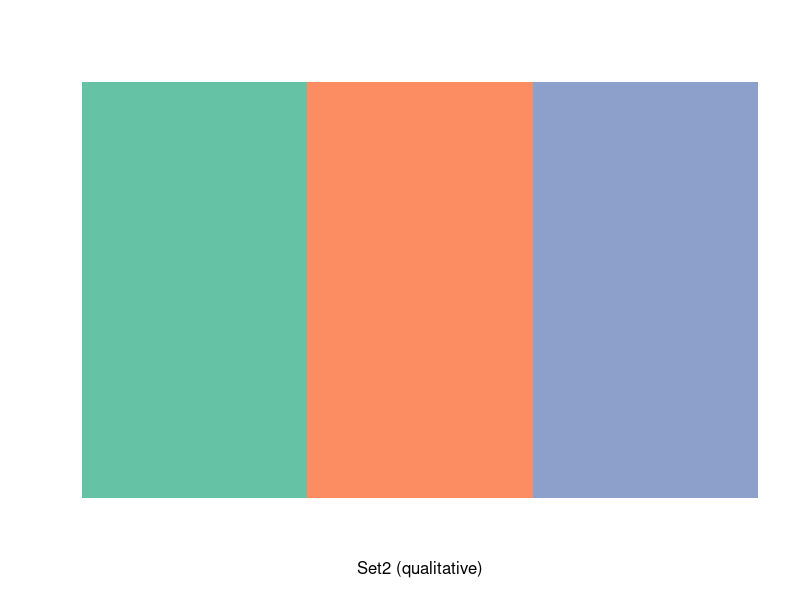
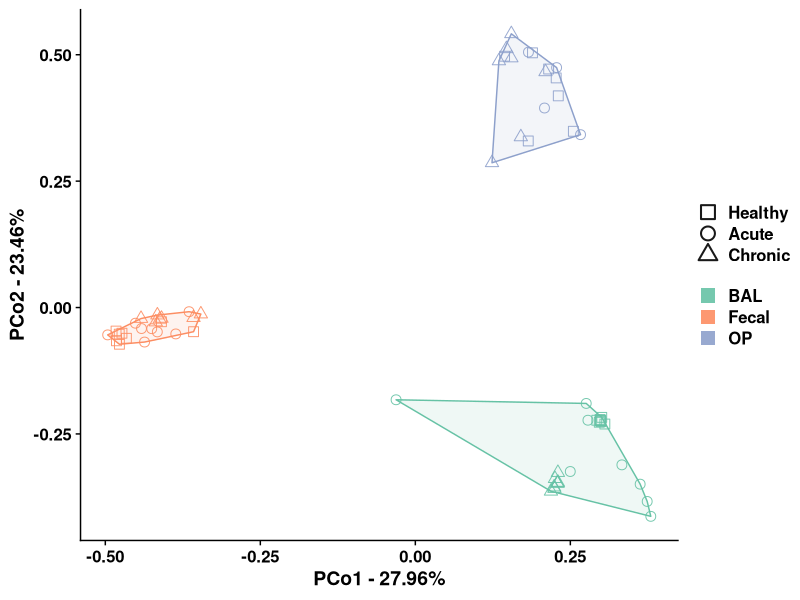
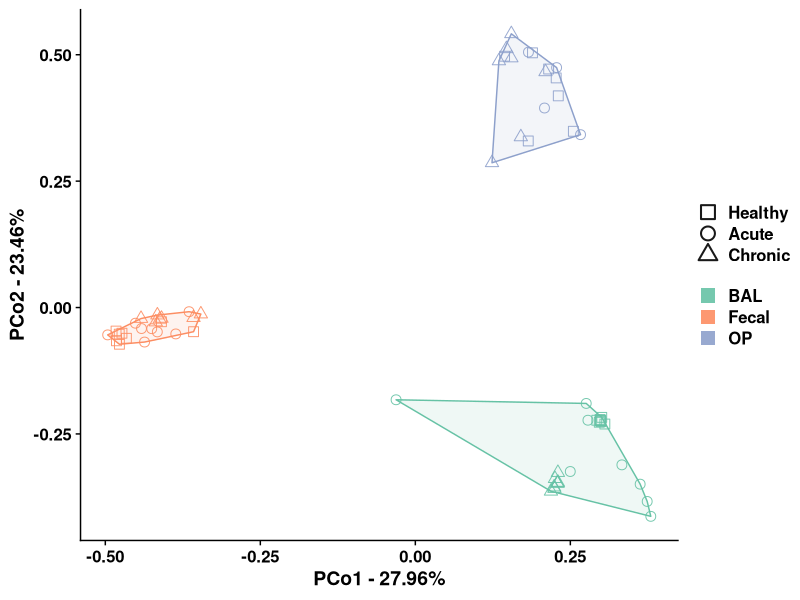

Reproduce these figures in R, in order.
library(tidyverse)
library(RColorBrewer)
library(cowplot)
library(ggplot2)
library(dplyr)
library(plyr)
library(vegan) #2.5-7
library(ape)


set.seed(1851)
permutations = 9999

## get metadata
metadata <- read_delim("data/metadata.txt")

## get feature table and assign taxonomy as rownames
orig.table <- read_delim("data/feature_table.1488.txt") %>% 
  as.data.frame(row.names = featureid)
rownames(orig.table) <- orig.table$featureid

## Filter down metadata to points of interest
metadata.filtered <- metadata %>% 
  filter(Time_Point == 0 |
         Time_Point == 6 |
         Time_Point == 36)
metadata.filtered

## Filter feature table to only samples in metadata.filtered
## duplicate rownames and featureid in col 1, but select will solve that
table <- orig.table %>% 
  select(metadata.filtered$sampleid)
# Drop 0 rows
table <- table[rowSums(table[])>0,]
# Transpose table
table <- table %>% t()


## PCoA plots for all sample types

#quarter root transformation of table
table.transformed <- table^1/4

# Calculate jaccard & bray-curtis distances
bc_dist <- vegdist(table.transformed, method= "bray")

# Calculate PCoA with BC/J distances
bc_pcoa <- pcoa(bc_dist, correction = "cailliez") %>% 
  mutate(percent_var = (.$values$Eigenvalues/.$trace)*100)

## Pull PCo1/PCo2 vectors for plotting

# Rename values
bc_pcoa_vectors <- bc_pcoa$vectors %>% as_tibble(rownames = "sampleid") %>% 
  select(sampleid, Axis.1,Axis.2)
colnames(bc_pcoa_vectors) <- c("sampleid", "bc_PCo1", "bc_PCo2")

bc_hull <- as.data.frame(bc_pcoa_vectors) %>% 
  left_join(metadata.filtered) %>% 
  group_by(Sample) %>% 
  slice(chull(bc_PCo1, bc_PCo2))

## Pull variance represented for axis lables
bc_variance_rep <- round(bc_pcoa$percent_var[1:2],2)



#Join with metadata for plotting
pcoa.vectors.metadata <- inner_join(metadata, bc_pcoa_vectors, by = "sampleid")

## Colors used in following PCoA plot
display.brewer.pal(3, "Set2")

# plot bc pcoa for all samples
pcoa.vectors.metadata %>% 
  ggplot(aes(x = bc_PCo1, y = bc_PCo2,
             color = Sample)) +
  
  geom_polygon(data = bc_hull,
               aes(fill = Sample,
                   color = Sample),
               alpha = 0.1,
               show.legend = FALSE) +
  
  geom_point(aes(shape = as.factor(Time_Point)),
             alpha = 0.9,
             size = 3) +
  
  labs(x = paste("PCo1 - ",bc_variance_rep[1], "%", sep = ""),
       y = paste("PCo2 - ",bc_variance_rep[2], "%", sep = "")) +
  
  scale_shape_manual(values=c(0,1,2), labels = c("Healthy",
                                                 "Acute",
                                                 "Chronic"))+
  scale_color_manual(values=c(brewer.pal(3, "Set2"))) +
  scale_fill_manual(values=c(brewer.pal(3, "Set2"))) +
  
  theme_cowplot() +
  
  theme(legend.title = element_blank(),
        axis.title = element_text(face = "bold"),
        axis.text = element_text (face = "bold"),
        legend.text = element_text(face = "bold")) +
  guides(alpha = "none",
         shape = guide_legend(override.aes = list(size = 4,
                                                  shape = c(0,1,2),
                                                  stroke = 1.05)),
         color = guide_legend(override.aes = list(size = 4.5,
                                                  shape = 15)))

ggsave("plots/bc_pcoa_all_sample_types.png",
       dpi = 600,
       bg = "white",
       width = 6, 
       height = 4,
       units = c("in"))

metadata.filtered
adonis.all.sample <- adonis(bc_dist ~ Time_Point * Sample, 
       permutations = permutations, data = metadata.filtered)


# Call:
# adonis(formula = bc_dist ~ Time_Point * Sample, data = metadata.filtered,      permutations = permutations) 
# 
# Permutation: free
# Number of permutations: 9999
# 
# Terms added sequentially (first to last)
# 
#                     Df SumsOfSqs MeanSqs F.Model      R2 Pr(>F)    
# Time_Point          1     2.0893  2.0893  17.082 0.08581  1e-04 ***
#   Sample            2     2.1458  6.0729  49.653 0.49882  1e-04 ***
#   Time_Point:Sample 2     2.8976  1.4488  11.846 0.11901  1e-04 ***
#   Residuals         59    7.2161  0.1223         0.29636           
#   Total             64   24.3488                 1.00000           
# ---
#   Signif. codes:  0 ‘***’ 0.001 ‘**’ 0.01 ‘*’ 0.05 ‘.’ 0.1 ‘ ’ 1


